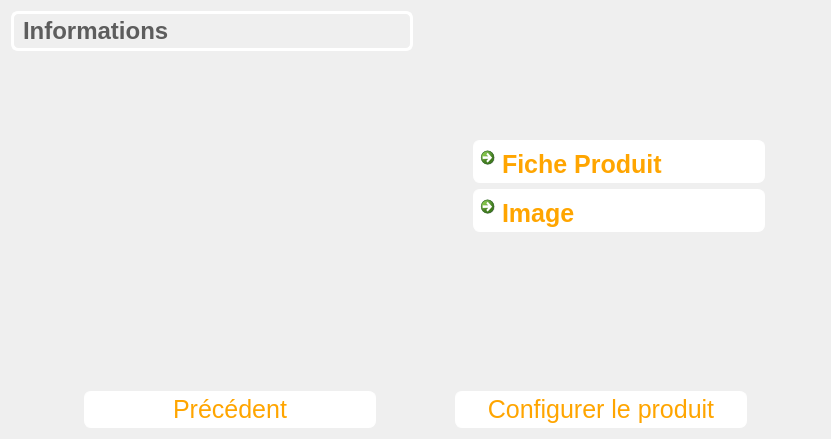
<?xml version="1.0" encoding="UTF-8"?>
<ui version="4.0">
 <class>ProduitMenu</class>
 <widget class="QWidget" name="ProduitMenu">
  <property name="geometry">
   <rect>
    <x>0</x>
    <y>0</y>
    <width>831</width>
    <height>439</height>
   </rect>
  </property>
  <property name="windowTitle">
   <string>Form</string>
  </property>
  <property name="styleSheet">
   <string notr="true">#subTitle{
background-color: transparent;
border-width: 3px;
border-color: white;
border-style: solid;
border-radius: 7;
padding: 3px;
font-size: 15px;
padding-left: 5px;
padding-right: 5px;
}

#descriptionItem{
background-color: transparent;
}
#marcheListe{
background-color: transparent;
}


QPushButton {
color: orange;
background-color: white;
border-width: 1px;
border-color: white;
border-style: solid;
border-radius: 7;
padding: 3px;
font-size: 25px;
padding-left: 5px;
padding-right: 5px;
min-width: 280px;
max-width: 350px;
min-height: 25px;
max-height: 35px;
}</string>
  </property>
  <layout class="QGridLayout" name="gridLayout_2">
   <item row="0" column="0">
    <layout class="QGridLayout" name="gridLayout">
     <item row="2" column="1">
      <layout class="QVBoxLayout" name="verticalLayout">
       <item alignment="Qt::AlignHCenter">
        <widget class="QCommandLinkButton" name="ficheProduit">
         <property name="text">
          <string>Fiche Produit</string>
         </property>
         <property name="autoDefault">
          <bool>false</bool>
         </property>
         <property name="default">
          <bool>false</bool>
         </property>
        </widget>
       </item>
       <item alignment="Qt::AlignHCenter">
        <widget class="QCommandLinkButton" name="image">
         <property name="text">
          <string>Image</string>
         </property>
        </widget>
       </item>
      </layout>
     </item>
     <item row="4" column="0">
      <spacer name="verticalSpacer_3">
       <property name="orientation">
        <enum>Qt::Vertical</enum>
       </property>
       <property name="sizeHint" stdset="0">
        <size>
         <width>20</width>
         <height>40</height>
        </size>
       </property>
      </spacer>
     </item>
     <item row="1" column="0" rowspan="3">
      <widget class="QTextEdit" name="descriptionItem">
       <property name="readOnly">
        <bool>true</bool>
       </property>
      </widget>
     </item>
     <item row="5" column="0" colspan="2">
      <layout class="QHBoxLayout" name="horizontalLayout">
       <item>
        <spacer name="horizontalSpacer_2">
         <property name="orientation">
          <enum>Qt::Horizontal</enum>
         </property>
         <property name="sizeHint" stdset="0">
          <size>
           <width>40</width>
           <height>20</height>
          </size>
         </property>
        </spacer>
       </item>
       <item>
        <widget class="QPushButton" name="precBouton">
         <property name="text">
          <string>Précédent</string>
         </property>
        </widget>
       </item>
       <item>
        <spacer name="horizontalSpacer">
         <property name="orientation">
          <enum>Qt::Horizontal</enum>
         </property>
         <property name="sizeHint" stdset="0">
          <size>
           <width>40</width>
           <height>20</height>
          </size>
         </property>
        </spacer>
       </item>
       <item>
        <widget class="QPushButton" name="suivBouton">
         <property name="text">
          <string>Configurer le produit</string>
         </property>
        </widget>
       </item>
       <item>
        <spacer name="horizontalSpacer_3">
         <property name="orientation">
          <enum>Qt::Horizontal</enum>
         </property>
         <property name="sizeHint" stdset="0">
          <size>
           <width>40</width>
           <height>20</height>
          </size>
         </property>
        </spacer>
       </item>
      </layout>
     </item>
     <item row="0" column="0">
      <widget class="QLabel" name="subTitle">
       <property name="text">
        <string>&lt;html&gt;&lt;head/&gt;&lt;body&gt;&lt;p&gt;&lt;span style=&quot; font-size:18pt; font-weight:600; color:#5d5d5d;&quot;&gt;Informations&lt;/span&gt;&lt;/p&gt;&lt;/body&gt;&lt;/html&gt;</string>
       </property>
       <property name="alignment">
        <set>Qt::AlignLeading|Qt::AlignLeft|Qt::AlignVCenter</set>
       </property>
      </widget>
     </item>
     <item row="3" column="1">
      <spacer name="verticalSpacer">
       <property name="orientation">
        <enum>Qt::Vertical</enum>
       </property>
       <property name="sizeHint" stdset="0">
        <size>
         <width>20</width>
         <height>40</height>
        </size>
       </property>
      </spacer>
     </item>
     <item row="1" column="1">
      <spacer name="verticalSpacer_2">
       <property name="orientation">
        <enum>Qt::Vertical</enum>
       </property>
       <property name="sizeHint" stdset="0">
        <size>
         <width>20</width>
         <height>40</height>
        </size>
       </property>
      </spacer>
     </item>
     <item row="0" column="1">
      <spacer name="horizontalSpacer_4">
       <property name="orientation">
        <enum>Qt::Horizontal</enum>
       </property>
       <property name="sizeHint" stdset="0">
        <size>
         <width>40</width>
         <height>20</height>
        </size>
       </property>
      </spacer>
     </item>
    </layout>
   </item>
  </layout>
 </widget>
 <resources/>
 <connections/>
</ui>
